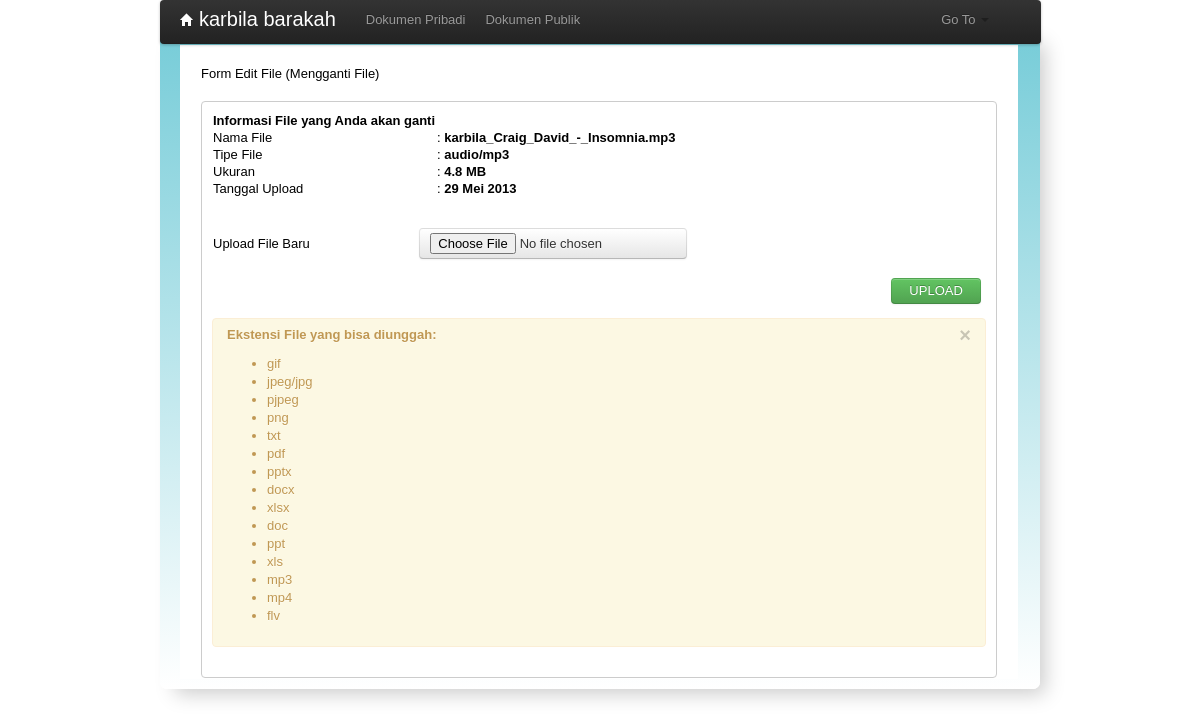
The page /halaman1.php?menu=dokpri&p=edit&iddok=15 (signed in) on the database its author committed.
### tables this page shows
CREATE TABLE `dokumen_pribadi` (
  `iddok_pribadi` int(20) NOT NULL,
  `nama_asli_dokpri` varchar(200) NOT NULL,
  `tanggal_upload` date DEFAULT NULL,
  `tanggal_perbarui` date DEFAULT NULL,
  `ukuran_file` varchar(45) DEFAULT NULL,
  `tipe_file` varchar(45) DEFAULT NULL,
  `id_user` int(11) NOT NULL
);

### fungsi_konversi_bit.php (called while the page is built)
<?php
	function bytesToSize($bytes, $precision = 2){
    $kilobyte = 1024;
    $megabyte = $kilobyte * 1024;
    $gigabyte = $megabyte * 1024;
    $terabyte = $gigabyte * 1024;
    if (($bytes >= 0) && ($bytes < $kilobyte)) {
        return $bytes . ' B';
    } elseif (($bytes >= $kilobyte) && ($bytes < $megabyte)) {
        return round($bytes / $kilobyte, $precision) . ' KB';
    } elseif (($bytes >= $megabyte) && ($bytes < $gigabyte)) {
        return round($bytes / $megabyte, $precision) . ' MB';
    } elseif (($bytes >= $gigabyte) && ($bytes < $terabyte)) {
        return round($bytes / $gigabyte, $precision) . ' GB';
    } elseif ($bytes >= $terabyte) {
        return round($bytes / $terabyte, $precision) . ' TB';
    } else {
        return $bytes . ' B';
    }
}
?>

### fungsi_indotgl.php (called while the page is built, shortened)
<?php
	function tgl_indo($tgl){
			$tanggal = substr($tgl,8,2);
			$bulan = getBulan(substr($tgl,5,2));
			$tahun = substr($tgl,0,4);
			return $tanggal.' '.$bulan.' '.$tahun;
	}
	function getBulan($bln){
				switch ($bln){
					case 5:
						return "Mei";
						break;
					case 7:
						return "Juli";
						break;
				}
			}
?>

### modul_perbarui/upload_ulang.php (the view)
<div class='tombol'>Form Edit File (Mengganti File)</div>
<div class='box-tabel2'>
	<table>
		<thead><tr><th>Informasi File yang Anda akan ganti</th></tr></thead>
		<tbody>
			<?php
				$data = mysql_fetch_array(mysql_query("SELECT * FROM dokumen_pribadi WHERE iddok_pribadi = '$_GET[iddok]'"));
				$t3 = bytesToSize($data['ukuran_file']);
				$t1 = tgl_indo($data['tanggal_upload']);
				echo "
				<tr><td>Nama File</td> <td>: <strong>$data[nama_asli_dokpri]</strong></td></tr>
				<tr><td>Tipe File</td> <td>: <strong>$data[tipe_file]</strong></td></tr>
				<tr><td>Ukuran</td> <td>: <strong>$t3</strong></td></tr>
				<tr><td>Tanggal Upload</td> <td>: <strong>$t1</strong></td></tr>
				";
			?>
		</tbody>
	</table>
	<br><br>
	<form action="modul_perbarui/aksi_upload_ulang.php?menu=dokpri&aksi=upload" enctype="multipart/form-data" method='POST'>
	<table style='width: 100%;'>
		<tbody>
			<tr><td>Upload File Baru</td><td><input type="file" class='btn' name='fupload_dokPri'></td></tr>
			<tr><td colspan='2'><input type="submit" name="upload" value="Upload" class='btn btn-success'>
				<td><input type="hidden" name='iddoklama' value="<?=$data['iddok_pribadi']?>"></td>
			</td></tr>
		</tbody>
	</table>
	</form>
	<div class="alert">
	  <button type="button" class="close" data-dismiss="alert">&times;</button>
	  <strong>Ekstensi File yang bisa diunggah:</strong>
	  <ul>
	  	<li>gif</li>
	  	<li>jpeg/jpg</li>
	  	<li>pjpeg</li>
	  	<li>png</li>
	  	<li>txt</li>
	  	<li>pdf</li>
	  	<li>pptx</li>
	  	<li>docx</li>
	  	<li>xlsx</li>
	  	<li>doc</li>
	  	<li>ppt</li>
	  	<li>xls</li>
	  	<li>mp3</li>
	  	<li>mp4</li>
	  	<li>flv</li>
	  </ul>
	</div>
</div>

### style.css (style rules this page uses)
body { font-family: Arial; font-size: 13px; margin: 0; padding: 0; }
input[type='reset'], input[type='submit'] { padding: 3px 17px; margin-top: 17px; text-transform: uppercase; float: right; }
li { line-height: 18px; }
.tombol { margin:20px; }
.box-tabel, .box-tabel2 { min-height: 200px; margin: 0px 20px; border: 1px solid #CCC; border-radius: 4px; height: auto; width: auto; }
.box-tabel2 { overflow-x:hidden; padding: 10px; }
.close { float: right; font-size: 20px; font-weight: bold; line-height: 18px; color: #000000; text-shadow: 0 1px 0 #ffffff; opacity: 0.2; filter: alpha(opacity=20); }
button.close { padding: 0; cursor: pointer; background: transparent; border: 0; -webkit-appearance: none; }
.btn { display: inline-block; *display: inline; padding: 4px 10px 4px; margin-bottom: 0; *margin-left: .3em; font-size: 13px; line-height: 18px; *line-height: 20px; color: #333333; text-align: center; text-shadow: 0 1px 1px rgba(255, 255, 255, 0.75); vertical-align: middle; cursor: pointer; background-color: #f5f5f5; *background-color: #e6e6e6; background-image: -ms-linear-gradient(top, #ffffff, #e6e6e6); background-image: -webkit-gradient(linear, 0 0, 0 100%, from(#ffffff), to(#e6e6e6)); background-image: -webkit-linear-gradient(top, #ffffff, #e6e6e6); background-image: -o-linear-gradient(top, #ffffff, #e6e6e6); background-image: linear-gradient(top, #ffffff, #e6e6e6); background-image: -moz-linear-gradient(top, #ffffff, #e6e6e6); background-repeat: repeat-x; border: 1px solid #cccccc; *border: 0; border-color: rgba(0, 0, 0, 0.1) rgba(0, 0, 0, 0.1) rgba(0, 0, 0, 0.25); border-color: #e6e6e6 #e6e6e6 #bfbfbf; border-bottom-color: #b3b3b3; -webkit-border-radius: 4px; -moz-border-radius: 4px; border-radius: 4px; filter: progid:dximagetransform.microsoft.gradient(startColorstr='#ffffff', endColorstr='#e6e6e6', GradientType=0); filter: progid:dximagetransform.microsoft.gradient(enabled=false); *zoom: 1; -webkit-box-shadow: inset 0 1px 0 rgba(255, 255, 255, 0.2), 0 1px 2px rgba(0, 0, 0, 0.05); -moz-box-shadow: inset 0 1px 0 rgba(255, 255, 255, 0.2), 0 1px 2px rgba(0, 0, 0, 0.05); box-shadow: inset 0 1px 0 rgba(255, 255, 255, 0.2), 0 1px 2px rgba(0, 0, 0, 0.05); }
.btn:first-child { *margin-left: 0; }
.btn-primary, .btn-primary:hover, .btn-warning, .btn-warning:hover, .btn-danger, .btn-danger:hover, .btn-success, .btn-success:hover, .btn-info, .btn-info:hover, .btn-inverse, .btn-inverse:hover { color: #ffffff; text-shadow: 0 -1px 0 rgba(0, 0, 0, 0.25); }
.btn { border-color: #ccc; border-color: rgba(0, 0, 0, 0.1) rgba(0, 0, 0, 0.1) rgba(0, 0, 0, 0.25); }
.btn-success { background-color: #5bb75b; *background-color: #51a351; background-image: -ms-linear-gradient(top, #62c462, #51a351); background-image: -webkit-gradient(linear, 0 0, 0 100%, from(#62c462), to(#51a351)); background-image: -webkit-linear-gradient(top, #62c462, #51a351); background-image: -o-linear-gradient(top, #62c462, #51a351); background-image: -moz-linear-gradient(top, #62c462, #51a351); background-image: linear-gradient(top, #62c462, #51a351); background-repeat: repeat-x; border-color: #51a351 #51a351 #387038; border-color: rgba(0, 0, 0, 0.1) rgba(0, 0, 0, 0.1) rgba(0, 0, 0, 0.25); filter: progid:dximagetransform.microsoft.gradient(startColorstr='#62c462', endColorstr='#51a351', GradientType=0); filter: progid:dximagetransform.microsoft.gradient(enabled=false); }
button.btn, input[type="submit"].btn { *padding-top: 2px; *padding-bottom: 2px; }
table { max-width: 100%; background-color: transparent; border-collapse: collapse; border-spacing: 0; font-size: 13px; }
.alert, .alert-success, .alert-info { padding: 8px 35px 8px 14px; margin-bottom: 20px; text-shadow: 0 1px 0 rgba(255, 255, 255, 0.5); background-color: #fcf8e3; border: 1px solid #fbeed5; -webkit-border-radius: 4px; -moz-border-radius: 4px; border-radius: 4px; }
.alert, .alert h4 { color: #c09853; }
.alert .close { position: relative; top: -2px; right: -21px; line-height: 20px; }

### rows shown on the page
dokumen_pribadi: nama_asli_dokpri "karbila_Craig_David_-_Insomnia.mp3", tipe_file "audio/mp3", ukuran_file "4.8 MB", tanggal_upload "29 Mei 2013"

### other values the page prints
$_SESSION['NamaLengkap'] "karbila barakah"
